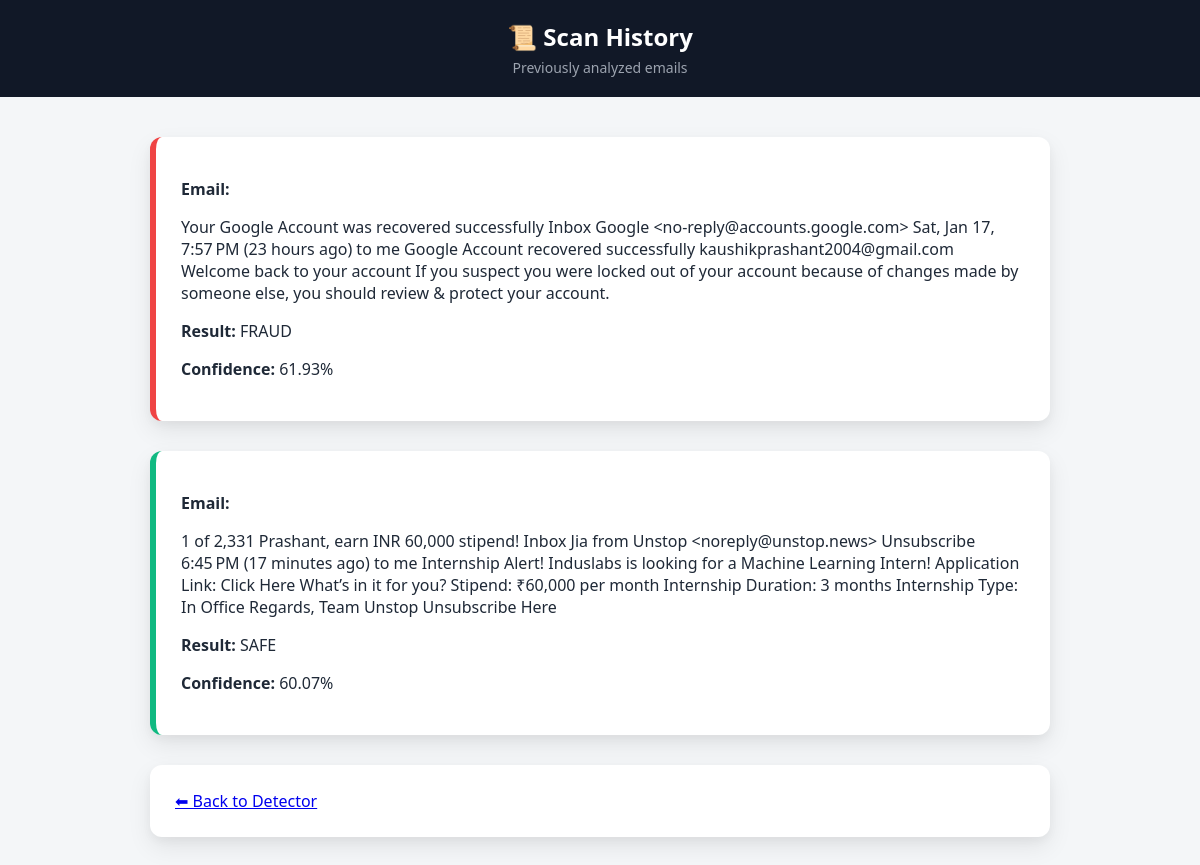
The app's page /history with its own data.
### tables this page shows
CREATE TABLE scans (
            id INTEGER PRIMARY KEY AUTOINCREMENT,
            email TEXT,
            result TEXT,
            confidence REAL
        );

### app.py (the view)
@app.route("/history")
def history():
    conn = get_db_connection()
    scans = conn.execute(
        "SELECT email, result, confidence FROM scans ORDER BY id DESC"
    ).fetchall()
    conn.close()
    return render_template("history.html", scans=scans)

### app.py (called while the page is built)
def get_db_connection():
    conn = sqlite3.connect("database.db")
    conn.row_factory = sqlite3.Row
    return conn

### templates/history.html (shortened to what this page needs)
<!DOCTYPE html>
<html>
<head>
    <link rel="stylesheet" href="/static/css/style.css">
</head>
<body>
<div class="navbar">
    <h2>📜 Scan History</h2>
    <p>Previously analyzed emails</p>
</div>
<div class="container">
    {% if scans %}
        {% for scan in scans %}
        <div class="card result {{ scan['result'] }}">
            <p><strong>Email:</strong></p>
            <p>{{ scan['email'] }}</p>
            <p><strong>Result:</strong> {{ scan['result'] }}</p>
            <p><strong>Confidence:</strong> {{ scan['confidence'] }}%</p>
        </div>
        {% endfor %}
    {% else %}
        <div class="card">
            <p>No scan history available.</p>
        </div>
    {% endif %}
    <div class="card">
        <a href="/">⬅ Back to Detector</a>
    </div>
</div>
</body>
</html>

### static/css/style.css (style rules this page uses)
body { margin: 0; font-family: "Segoe UI", Arial, sans-serif; background: #f4f6f8; color: #1f2937; animation: fadeIn 0.6s ease-in; }
.navbar { background: #111827; color: white; padding: 20px; text-align: center; }
.navbar h2 { margin: 0; }
.navbar p { margin: 5px 0 0; font-size: 14px; color: #9ca3af; }
.container { max-width: 900px; margin: 40px auto; padding: 0 20px; }
.card { background: white; padding: 25px; border-radius: 12px; margin-bottom: 30px; box-shadow: 0 10px 20px rgba(0, 0, 0, 0.08); animation: slideUp 0.4s ease-out; }
.result { border-left: 6px solid; }
.result.FRAUD { border-color: #ef4444; }
.result.SAFE { border-color: #10b981; }
.result { border-left: 6px solid; animation: popIn 0.3s ease-out; }
.card { box-shadow: 0 10px 25px rgba(0, 0, 0, 0.08), 0 4px 10px rgba(0, 0, 0, 0.04); }

### records on screen
scans: email "Your Google Account was recovered successfully Inbox Google <no-reply@accounts.google.com> Sat, Jan 17, 7:57 PM (23 hours ago) to me Google Account recovered successfully kaushikprashant2004@gmail.com Welcome back to your account If you suspect you were locked out of your account because of changes made by someone else, you should review & protect your account.", result "FRAUD", confidence "61.93"
scans: email "1 of 2,331 Prashant, earn INR 60,000 stipend! Inbox Jia from Unstop <noreply@unstop.news> Unsubscribe 6:45 PM (17 minutes ago) to me Internship Alert! Induslabs is looking for a Machine Learning Intern! Application Link: Click Here What’s in it for you? Stipend: ₹60,000 per month Internship Duration: 3 months Internship Type: In Office Regards, Team Unstop Unsubscribe Here", result "SAFE", confidence "60.07"
